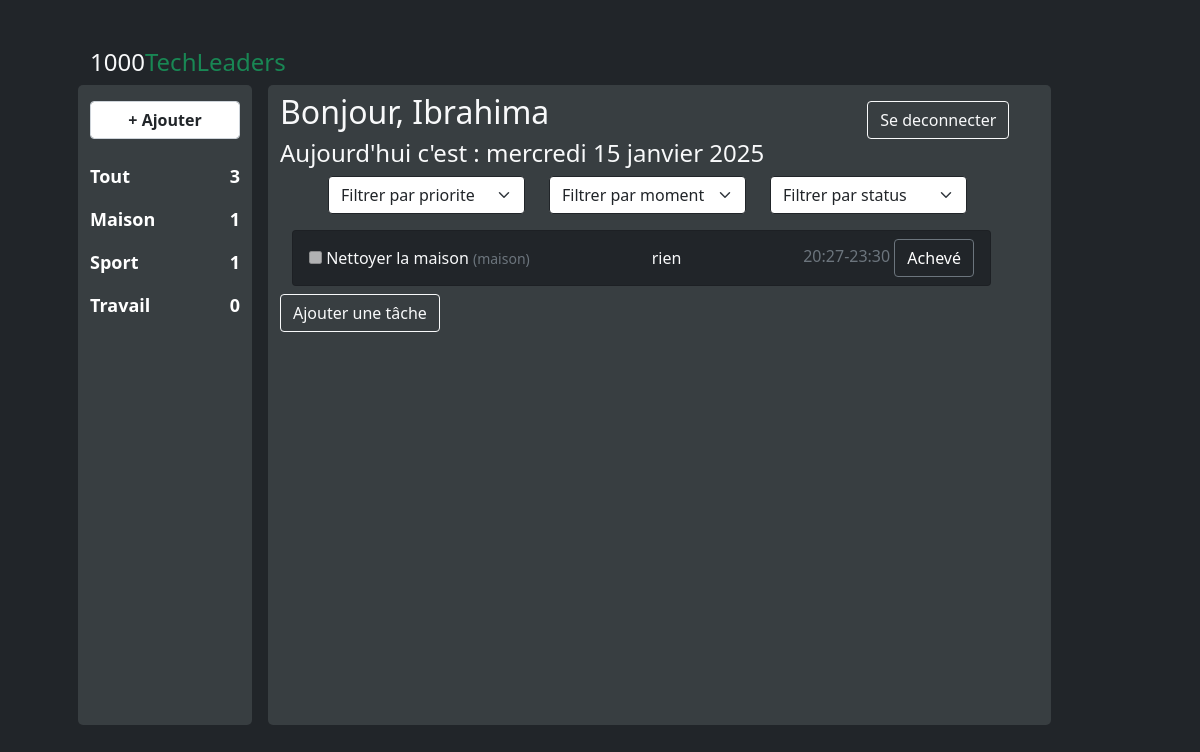
Screenshot of /1/taskCategorie/ with the database file from the repository.
### task/models.py (models this page shows, shortened)
class Categorie(models.Model):
    name = models.CharField(max_length=100, validators=[MinLengthValidator(3)])
    created_at = models.DateTimeField(auto_now_add=True)

class Task(models.Model):
    priority_choice = [
        ('Basse', 'Basse'),
        ('Moyenne', 'Moyenne'),
        ('Haute', 'Haute'),
        ('Maximale', 'Maximale'),
    ]
    categorie = models.ForeignKey(Categorie, on_delete=models.CASCADE, db_index=True)
    title = models.CharField(max_length=100, validators=[MinLengthValidator(3)])
    description = models.TextField(blank=True, null=True)
    start_date = models.DateTimeField()
    end_date = models.DateTimeField()
    priority = models.CharField(max_length=10, choices=priority_choice, default='Basse')
    status = models.BooleanField(default=False)
    class Meta:
        indexes = [
            models.Index(fields=['categorie', 'end_date', 'start_date', 'priority'])
        ]

### task/views.py (the view)
# urls.py: path('<int:pk>/taskCategorie/', taskCategorie, name='task_categorie'),
def taskCategorie(request, pk):
    categories = Categorie.objects.all()
    categorie = Categorie.objects.get(pk=pk)
    tasks = Task.objects.filter(categorie=categorie).order_by('-start_date')
    tasks = trie(request, tasks)
    context = {
        'tasks': tasks,
        'categories': categories,
        'today': timezone.now().date(),
    }
    return render(request, 'index.html', context)

### task/views.py (called while the page is built, shortened)
def trie(request, tasks):
    filter_date = request.GET.get('date')
    priority_task = request.GET.get('priority')
    status_task = request.GET.get('status')
    today = timezone.now().date()
    if priority_task:
        tasks = tasks.filter(priority__iexact=priority_task.capitalize())
    if status_task:
        if status_task == 'termine':
            tasks = tasks.filter(status=True)
        elif status_task == 'nontermine':
            tasks = tasks.filter(status=False)
    return tasks

### task/templates/index.html (shortened to what this page needs)
{% load static %}
<!DOCTYPE html>
<html lang="en">
<head>
    <link rel="stylesheet" href="{% static 'css/style.css' %}" />
    <link rel="stylesheet" href="{% static 'css/bootstrap.min.css' %}" />
    <link rel="stylesheet" href="https://cdn.jsdelivr.net/npm/bootstrap-icons@1.11.3/font/bootstrap-icons.min.css">
</head>
<body class='container bg-dark'>
    <div class="m-5 mt-5 border-light">
        <div class="row">
            <h4 class="text-light">1000<span class="text-success">TechLeaders</span></h4>
            <div class="col-2 colCategorie">
                <button class="form-control fw-bold my-3" type="button" data-bs-toggle="modal"
                    data-bs-target="#exampleModal">+
                    Ajouter</button>
                <a href="{% url "index" %}" class="text-decoration-none bg-dark fw-bold text-white">
                    <div class="row d-flex categorie py-2 align-item-between">
                        <div class="col-7 text-start">Tout</div>
                        <div class="col-5 text-end">{{ categories.count }}</div>
                    </div>
                </a>
                {% for categorie in categories %}
                <a href="{% url "task_categorie" categorie.pk %}" class="text-decoration-none bg-dark fw-bold text-white">
                    <div class="row d-flex categorie py-2 align-item-between">
                        <div class="col-7 text-start">{{ categorie.name|title }}</div>
                        <div class="col-5 text-end">{{ categorie.task_set.count }}</div>
                    </div>
                </a>
                {% endfor %}
            </div>
            <div class="col-9 ms-3 colCategorie">
                <div class="row mt-2 justify-content-between d-flex">
                    <div class="col-9"><h2 class="text-light">Bonjour, Ibrahima</h2></div>
                    <div class="col  d-flex align-items-end">
                        <form action="{% url 'logout' %}" method="post">
                            <button type='submit' class="btn btn-outline-light">Se deconnecter</button>
                        </form>
                    </div>
                </div>
                <h4 class="text-light">Aujourd'hui c'est : {{ today|date:'l d F Y' }}</h4>
                <div class="row container d-flex align-items-center my-2">
                    <div class="row d-flex align-items-end mb-3 justify-content-end">
                        <form method="get" class="row">
                            <div class="col-4">
                                <select name="priority" class="form-select btn-outline-dark" onchange="this.form.submit()">
                                    <option value="">Filtrer par priorite</option>
                                </select>
                            </div>
                            <div class="col-4">
                                <select name="date" class="form-select btn-outline-dark" onchange="this.form.submit()">
                                    <option value="">Filtrer par moment</option>
                                </select>
                            </div>
                            <div class="col-4">
                                <select name="status" class="form-select btn-outline-dark" onchange="this.form.submit()">
                                    <option value="">Filtrer par status</option>
                                </select>
                            </div>
                        </form>
                    </div>
                    <ul class="list-group">
                        {% for task in tasks %}
                        <li class="list-group-item d-flex text-light bg-dark justify-content-between align-items-center">
                            <div class="text-start">
                                <input type="checkbox" {% if task.status %} checked {% endif %} disabled>
                                {{ task.title }} <small class="text-secondary">({{ task.categorie.name }})</small>
                            </div>
                            {{ task.description }}
                            <span class="text-muted">{{ task.start_date|date:"H:i" }}-{{ task.end_date|date:"H:i" }}
                                {% if not task.status %}
                                <form action="{% url "acheve_task" task.id %}" method="post" style="display:inline;">
                                    <button type="submit" class="btn border-secondary btn-outline-dark text-white">Achevé</button>
                                </form>
                                {% endif %}
                            </span>
                        </li>
                        {% endfor %}
                    </ul>
                </div>
                <button type="button" class="btn btn-outline-light" data-bs-toggle="modal" data-bs-target="#addTask">Ajouter une tâche</button>
            </div>
        </div>
    </div>
</body>
</html>

### task/templates/index.html (style rules this page uses)
.categorie { font-size: large; }
.colCategorie { background-color: #383e41; height: 80vh; border-radius: 5px; }

### rows the page displays
Categorie: name "Maison", task_set.count "1"
Categorie: name "Sport", task_set.count "1"
Categorie: name "Travail", task_set.count "0"
Task: title "Nettoyer la maison", categorie.name "maison", description "rien", start_date "20:27", end_date "23:30", shows "Achevé"

### other values shown
{{ categories.count }} "3"
